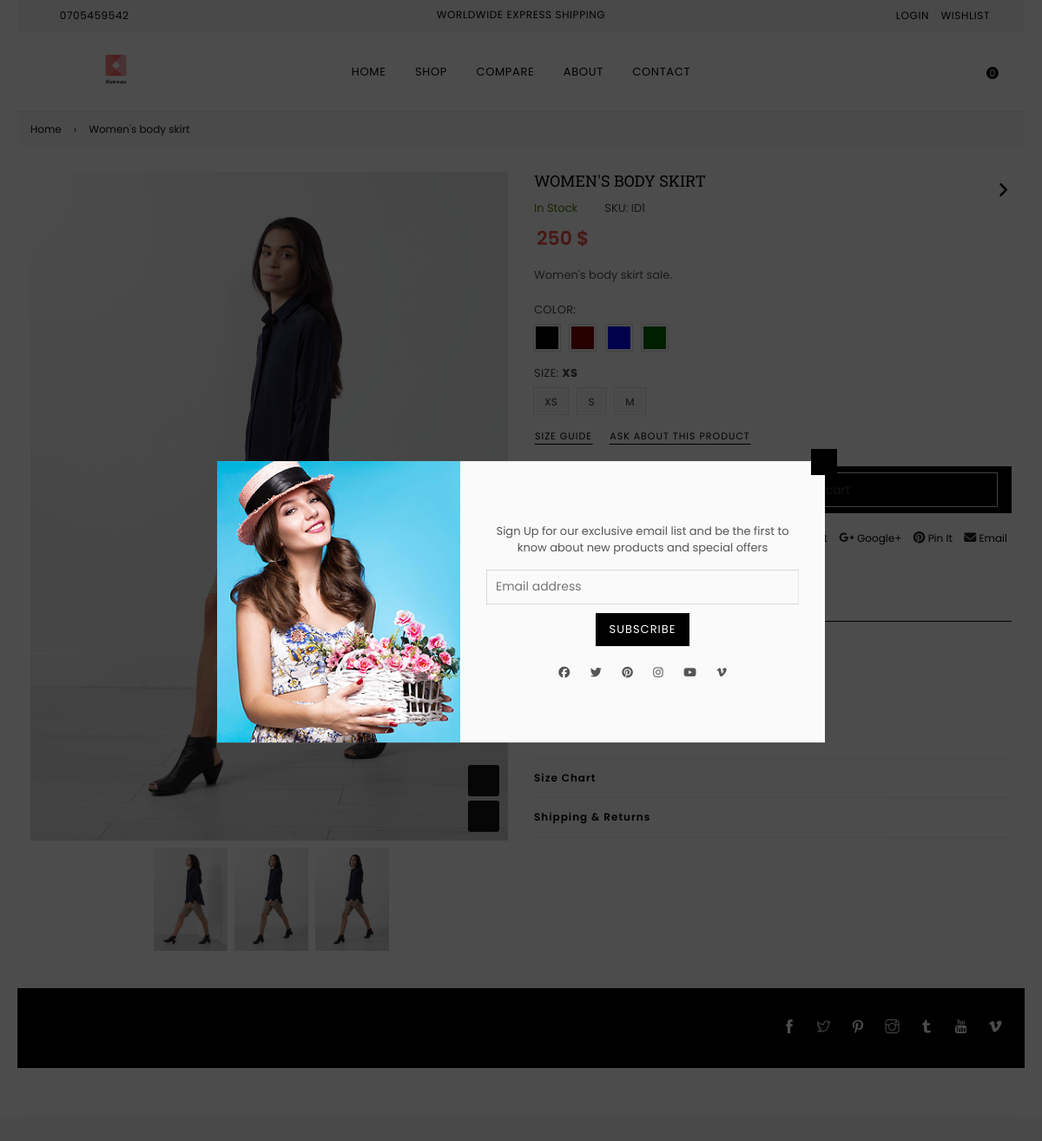
The page /?act=detail&xuli=detail&id=1 on the database its author committed.
### tables this page shows
CREATE TABLE `sanpham` (
  `MaSP` int(11) NOT NULL,
  `MaLSP` int(11) NOT NULL,
  `MaDM` int(11) NOT NULL,
  `TenSP` varchar(70) NOT NULL,
  `DonGia` int(11) NOT NULL,
  `SoLuong` int(10) UNSIGNED NOT NULL DEFAULT 1,
  `HinhAnh1` varchar(200) NOT NULL,
  `HinhAnh2` varchar(255) DEFAULT NULL,
  `HinhAnh3` varchar(255) DEFAULT NULL,
  `MaKM` int(11) NOT NULL,
  `SoSao` int(11) DEFAULT NULL,
  `SoDanhGia` int(11) DEFAULT NULL,
  `TrangThai` int(11) NOT NULL,
  `MoTa` text NOT NULL,
  `MotaCT` text NOT NULL,
  `Time` date DEFAULT NULL
);

### Controllers/Detail.php (called while the page is built, shortened)
<?php
require_once("Models/detail_db.php");
class DetailController
{
    var $detail_model;
    public function __construct()
    {
       $this->detail_model = new Detail();
    }
    function list()
    {
        $id = $_GET['id'];
        $data = $this->detail_model->detail_sp($id);
        require_once('Views/index.php');
    }
}

### Models/result.php (called while the page is built, shortened)
<?php
$data = array();
?>

### Models/model.php (called while the page is built, shortened)
<?php
require_once("connection.php");
class model
{
    function __construct()
    {
        $conn_obj = new connection();
        $this->conn = $conn_obj->conn;
    }
    function danhmuc()
    {
        require("result.php");
        return $data;
    }
    function chitietdanhmuc($id)
    {
        require("result.php");
        return $data;
    }
    function sanpham_danhmuc($danhmuc,$a,$b)
    {
        require("result.php");
        return $data;
    }
}

### Models/connection.php (called while the page is built, shortened)
<?php
    class connection{
        function __construct()
        {
            $severname ="localhost";
            $username ="root";
            $password ="";
            $db_name ="WEB2";
            $this->conn = new mysqli($severname,$username,$password,$db_name);
        }
    }
?>

### Models/detail_db.php (called while the page is built, shortened)
<?php
require_once("model.php");
class Detail extends Model
{
    function detail_sp($id)
    {
        $query =  "SELECT * from SanPham where MaSP = $id ";
        $result = $this->conn->query($query);
        return $result->fetch_assoc();
    }
    function detail_cm($id)
    {
        require("result.php");
        return $data;
    }
}

### Views/product-detail/product-detail.php (the view, shortened to what this page needs)
    <div id="MainContent" class="main-content" role="main">
        <div class="bredcrumbWrap">
            <div class="container breadcrumbs">
                <a href="index.html" title="Back to the home page">Home</a><span aria-hidden="true">›</span><span><?= $data['TenSP'] ?></span>
            </div>
        </div>
        <div id="ProductSection-product-template" class="product-template__container prstyle2 container">
            <div class="product-single product-single-1">
                <div class="row">
                    <div class="col-lg-6 col-md-6 col-sm-12 col-12">
                        <div class="product-details-img product-single__photos bottom">
                            <div class="zoompro-wrap product-zoom-right pl-20">
                                <div class="zoompro-span">
                                </div>
                                <div class="product-buttons">
                                    <a href="https://www.youtube.com/watch?v=93A2jOW5Mog" class="btn popup-video" title="View Video"><i class="icon anm anm-play-r" aria-hidden="true"></i></a>
                                    <a href="#" class="btn prlightbox" title="Zoom"><i class="icon anm anm-expand-l-arrows" aria-hidden="true"></i></a>
                                </div>
                            </div>
                            <div class="product-thumb product-thumb-1">
                                <div id="gallery" class="product-dec-slider-1 product-tab-left">
                                    <a data-image="assets/<?=$data['HinhAnh2']?>" data-zoom-image="assets/<?=$data['HinhAnh2']?>" class="slick-slide slick-cloned" data-slick-index="-4" aria-hidden="true" tabindex="-1">
                                        <img class="blur-up lazyload" src="assets/<?=$data['HinhAnh2']?>" alt="" />
                                    </a>
                                      <a data-image="assets/<?=$data['HinhAnh1']?>" data-zoom-image="assets/<?=$data['HinhAnh1']?>" class="slick-slide slick-cloned" data-slick-index="-3" aria-hidden="true" tabindex="-1">
                                          <img class="blur-up lazyload" src="assets/<?=$data['HinhAnh1']?>" alt="" />
                                      </a>
                                        <a data-image="assets/<?=$data['HinhAnh3']?>" data-zoom-image="assets/<?=$data['HinhAnh3']?>" class="slick-slide slick-cloned" data-slick-index="-2" aria-hidden="true" tabindex="-1">
                                            <img class="blur-up lazyload" src="assets/<?=$data['HinhAnh3']?>" alt="" />
                                        </a>
                                </div>
                            </div>
                        </div>
                    </div>
                    <div class="col-lg-6 col-md-6 col-sm-12 col-12">
                        <div class="product-single__meta">
                            <h1 class="product-single__title"><?= $data['TenSP'] ?></h1>
                            <div class="product-nav clearfix">
                                <a href="#" class="next" title="Next"><i class="fa fa-angle-right" aria-hidden="true"></i></a>
                            </div>
                            <div class="prInfoRow">
                                <div class="product-stock"> <span class="instock ">In Stock</span> <span class="outstock hide">Unavailable</span> </div>
                                <div class="product-sku">SKU: <span class="variant-sku">ID<?=$data['MaSP']?></span></div>
                            </div>
                            <p class="product-single__price product-single__price-product-template">
                                <span class="product-price__price product-price__price-product-template product-price__sale product-price__sale--single">
                                    <span id="ProductPrice-product-template"><span class="money"><?=number_format($data['DonGia'])?> $</span></span>
                                </span>
                            </p>
                        <div class="product-single__description rte">
                            <p><?= $data['MoTa'] ?>.</p>
                        </div>
                        <form method="post" action="?act=cart&xuli=add&id=<?=$data['MaSP']?>" id="product_form_10508262282" accept-charset="UTF-8" class="product-form product-form-product-template hidedropdown" enctype="multipart/form-data">
                            <div class="swatch clearfix swatch-0 option1" data-option-index="0">
                                <div class="product-form__item">
                                  <label class="header">Color:</label>
                                  <div data-value="Black" class="swatch-element color black available">
                                    <label class="swatchLbl color small" for="swatch-0-black" style="background-color:black;" title="Black"></label>
                                  </div>
                                  <div data-value="Maroon" class="swatch-element color maroon available">
                                    <label class="swatchLbl color small" for="swatch-0-maroon" style="background-color:maroon;" title="Maroon"></label>
                                  </div>
                                  <div data-value="Blue" class="swatch-element color blue available">
                                    <input class="swatchInput" id="swatch-0-blue" type="radio" name="color" value="Blue"><label class="swatchLbl color small" for="swatch-0-blue" style="background-color:blue;" title="Blue"></label>
                                  </div>
                                  <div data-value="Dark Green" class="swatch-element color dark-green available">
                                    <label class="swatchLbl color small" for="swatch-0-dark-green" style="background-color:darkgreen;" title="Dark Green"></label>
                                  </div>
                                </div>
                            </div>
                            <div class="swatch clearfix swatch-1 option2" data-option-index="1">
                                <div class="product-form__item">
                                  <label class="header">Size: <span class="slVariant">XS</span></label>
                                  <div data-value="XS" class="swatch-element xs available">
                                    <label class="swatchLbl small" for="swatch-1-xs" title="XS">XS</label>
                                  </div>
                                  <div data-value="S" class="swatch-element s available">
                                    <label class="swatchLbl small" for="swatch-1-s" title="S">S</label>
                                  </div>
                                  <div data-value="M" class="swatch-element m available">
                                    <label class="swatchLbl small" for="swatch-1-m" title="M">M</label>
                                  </div>
                                </div>
                            </div>
                            <p class="infolinks"><a href="#sizechart" class="sizelink btn"> Size Guide</a> <a href="#productInquiry" class="emaillink btn"> Ask About this Product</a></p>
                            <div class="product-action clearfix">
                                <div class="product-form__item--quantity">
                                    <div class="wrapQtyBtn">
                                        <div class="qtyField">
                                            <a class="qtyBtn minus" href="javascript:void(0);"><i class="fa anm anm-minus-r" aria-hidden="true"></i></a>
                                            <a class="qtyBtn plus" href="javascript:void(0);"><i class="fa anm anm-plus-r" aria-hidden="true"></i></a>
                                        </div>
                                    </div>
                                </div>
                                <div class="product-form__item--submit">
                                    <button type="button" name="add" class="btn product-form__cart-submit">
                                        <span><input type="submit" value="Add to cart"></span>
                                    </button>
                                </div>
                            </div>
                        </form>
                        <div class="display-table shareRow">
                                <div class="display-table-cell medium-up--one-third">
                                    <div class="wishlist-btn">
                                        <a class="wishlist add-to-wishlist" href="?act=wishlist&xuli=add&id=<?=$data['MaSP']?>" title="Add to Wishlist"> <span></span></a>
                                    </div>
                                </div>
                                <div class="display-table-cell text-right">
                                    <div class="social-sharing">
                                        <a target="_blank" href="#" class="btn btn--small btn--secondary btn--share share-facebook" title="Share on Facebook">
                                            <i class="fa fa-facebook-square" aria-hidden="true"></i> <span class="share-title" aria-hidden="true">Share</span>
                                        </a>
                                        <a target="_blank" href="#" class="btn btn--small btn--secondary btn--share share-twitter" title="Tweet on Twitter">
                                            <i class="fa fa-twitter" aria-hidden="true"></i> <span class="share-title" aria-hidden="true">Tweet</span>
                                        </a>
                                        <a href="#" title="Share on google+" class="btn btn--small btn--secondary btn--share" >
                                            <i class="fa fa-google-plus" aria-hidden="true"></i> <span class="share-title" aria-hidden="true">Google+</span>
                                        </a>
                                        <a target="_blank" href="#" class="btn btn--small btn--secondary btn--share share-pinterest" title="Pin on Pinterest">
                                            <i class="fa fa-pinterest" aria-hidden="true"></i> <span class="share-title" aria-hidden="true">Pin it</span>
                                        </a>
                                        <a href="#" class="btn btn--small btn--secondary btn--share share-pinterest" title="Share by Email" target="_blank">
                                            <i class="fa fa-envelope" aria-hidden="true"></i> <span class="share-title" aria-hidden="true">Email</span>
                                        </a>
                                     </div>
                                </div>
                            </div>
                    </div>
                        <div class="tabs-listing">
                            <div class="tab-container">
                            	<h3 class="acor-ttl active" rel="tab1">Product Details</h3>
                                <div id="tab1" class="tab-content">
                                    <div class="product-description rte">
                                        <p><?= $data['TenSP'] ?>.</p>
                                        <ul>
                                          <li><?= $data['MoTa'] ?>.</li>
                                          <li><?= $data['MotaCT'] ?></li>
                                        </ul>
                                    </div>
                                </div>
                                <h3 class="acor-ttl" rel="tab2">Product Reviews</h3>
                                <h3 class="acor-ttl" rel="tab3">Size Chart</h3>
                                <h3 class="acor-ttl" rel="tab4">Shipping &amp; Returns</h3>
                            </div>
                        </div>
                	</div>
            	</div>
            </div>
    	</div>
</div>

### rows shown on the page
sanpham: TenSP "Women's body skirt", HinhAnh2 (picture), HinhAnh1 (picture), HinhAnh3 (picture), TenSP "WOMEN'S BODY SKIRT", MaSP "1", DonGia "250", MoTa "Women's body skirt sale"

### other values the page prints
$sluong "0"
